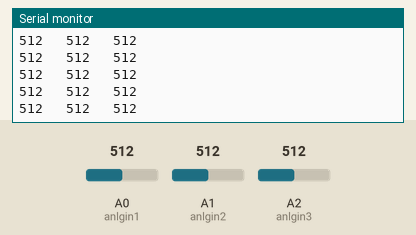
A sketch run on a simulated Arduino Uno, built with avr-gcc and run on an emulated ATmega328P. Parts: the last lines printed to the serial monitor. The inputs (shaded band) are chosen by the test bench; at power-on: A2 (anlgin3) = 512, A0 (anlgin1) = 512, A1 (anlgin2) = 512. Storage starts empty.

Above: at 4.2 s.
4.3 s: A2 (anlgin3) set to 990
At 4.46 s:
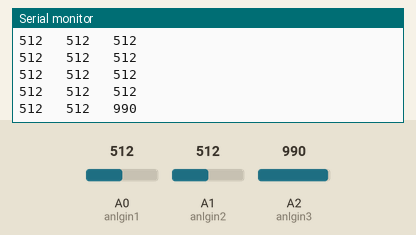
5.8 s: A2 (anlgin3) set to 1009
At 5.88 s:
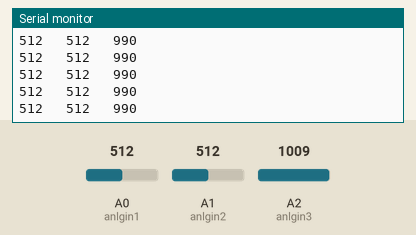
Timing chart, 0 to 8.8 s (numbered marks = the images above; inputs shaded):
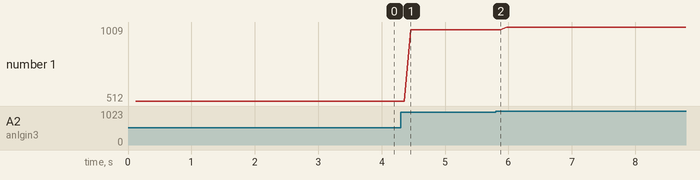

Measured:
- after the input at 4.3 s, the serial monitor: prints a new line after 0.16 s (image 1)
- plotted number 1: 512 → 990 after the input at 4.3 s, 990 → 1009 after the input at 5.8 s

The sketch:

Smart_vocalizerFinal.ino
```cpp
#include "SD.h"
#define SD_ChipSelectpin 10
#include "TMRpcm.h"
#include "SPI.h"

int anlgin1=A0;
int anlgin2=A1;
int anlgin3=A2;
int readvalue1;
int readvalue2;
int readvalue3;
void audio1();
void audio2();
void audio3();
void audio4();
void audio5();
void audio6();
void looper();


TMRpcm tmrpcm;

void setup()
{
 pinMode(anlgin1 , INPUT);
 pinMode(anlgin2 , INPUT);
 pinMode(anlgin3 , INPUT);
 Serial.begin(9600);
 tmrpcm.speakerPin=9;
 if (!SD.begin(SD_ChipSelectpin))
 {
 Serial.println("SD Fail");
 return;
 }


}

void loop()
{
  readvalue1=analogRead(anlgin1);
  readvalue2=analogRead(anlgin2);
  readvalue3=analogRead(anlgin3);
  delay(100);
  Serial.print(readvalue1);
  Serial.print("   ");
  Serial.print(readvalue2);
  Serial.print("   ");
  Serial.print(readvalue3);
  Serial.println("  ");


  if((readvalue1 < 3) && (readvalue2 < 5) && (readvalue3 < 5))
  {
    audio2();
  }
   if((readvalue2 < 5)&& (readvalue3 < 5))
  {
    audio3();
  }
   if((readvalue1 < 3) && (readvalue2 < 5))
  {
    audio6();
  }
   if(readvalue1 < 1)
  {
    audio1();
  }
   if(readvalue2 < 5)
  {
    audio4();
  }
   if(readvalue3 < 5)
  {
    audio5();
  }


}

void audio1()
{
   tmrpcm.play("1.wav");
   delay(4000);
   loop();
}
void audio2()
{
   tmrpcm.play("2.wav");
   delay(4000);
    loop();
}
void audio3()
{
   tmrpcm.play("3.wav");
   delay(4000);
    loop();
}
void audio4()
{
   tmrpcm.play("4.wav");
   delay(4000);
   loop();
}
void audio5()
{
   tmrpcm.play("5.wav");
   delay(4000);
    loop();
}
void audio6()
{
   tmrpcm.play("6.wav");
   delay(4000);
    loop();
}
```
